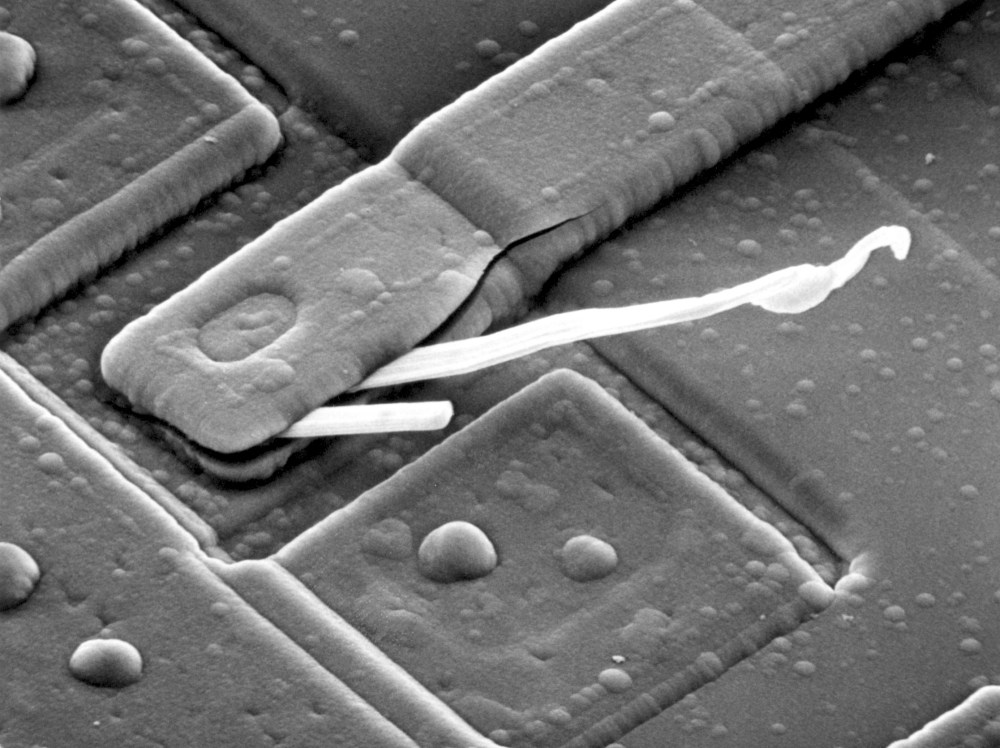
#> input picture immagini/Immagini/circuito.jpg, 1000 x 748 px, found by its file name
$ python esercizio_1.py
#> lines starting #> are read from the running program, lines starting #| are printed output that depends on the picture
"""
Spettro di ampiezza. Analizzate lo spettro di ampiezza di alcune immagini di test (circuito.jpg, impronta.tif, anelli.tif), siete in grado di legare il contenuto in frequenza con l’andamento spaziale dell’immagine?
"""

import numpy as np
import skimage.io as io
import skimage.util as ut
import matplotlib.pyplot as plt
import scipy.ndimage as ndi
path = 'C:\\Users\\rocco\\Documents\\università\\ESM\\laboratorio\\Immagini\\'

if __name__ == '__main__':
    im1 = path+'circuito.jpg'
    im2 = path+'impronta1.tif'
    im3 = path+'anelli.tif'

    x1 = np.float32(io.imread(im1)) # circuito
#> x1: shape (748, 1000) float32; min 0, max 255, mean 113.2
    x2 = np.float32(io.imread(im2)) # impronta
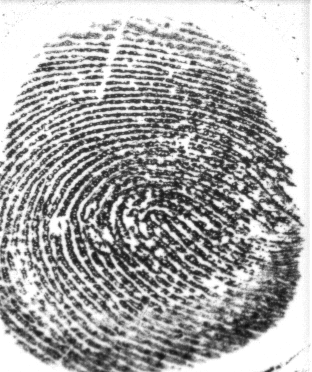
#> input picture immagini/Immagini/impronta1.tif, 312 x 372 px, found by its file name
#> x2: shape (372, 312) float32; min 15, max 255, mean 170.7
    x3 = np.float32(io.imread(im3)) # anelli
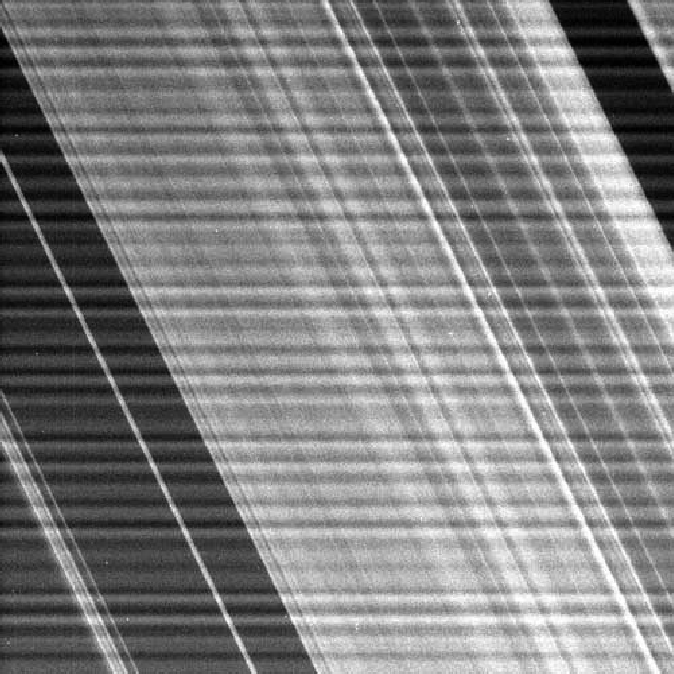
#> input picture immagini/Immagini/anelli.tif, 674 x 674 px, found by its file name
#> x3: shape (674, 674) float32; min 0, max 255, mean 127.9

    X1 = np.fft.fft2(x1)
    X2= np.fft.fft2(x2)
    X3 = np.fft.fft2(x3)

    plt.close('all')
    plt.figure(1)
    plt.imshow(x1, clim=[0,255], cmap='gray')
    plt.colorbar()
    plt.title('circuito.jpg')
    plt.figure(2)
    plt.imshow(x2, clim=[0,255], cmap='gray')
    plt.colorbar()
    plt.title('impronta.tif')
    plt.figure(3)
    plt.imshow(x3, clim=[0,255], cmap='gray')
    plt.colorbar()
    plt.title('anelli.tif')
    plt.figure(4)
    plt.imshow(np.log(1+np.abs(np.fft.fftshift(X1))), clim=None, cmap='jet', extent=(-0.5,0.5,0.5,-0.5))
    plt.title('fft(circuito)')
    plt.colorbar()
    plt.figure(5)
    plt.imshow(np.log(1+np.abs(np.fft.fftshift(X2))), clim=None, cmap='jet', extent=(-0.5,0.5,0.5,-0.5))
    plt.title('fft(impronta)')
    plt.colorbar()
    plt.figure(6)
    plt.imshow(np.log(1+np.abs(np.fft.fftshift(X1))), clim=None, cmap='jet', extent=(-0.5,0.5,0.5,-0.5))
    plt.title('fft(anelli)')
    plt.colorbar()
    plt.show()
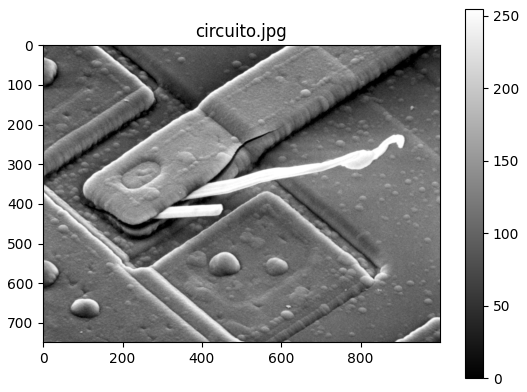
#> figure drawn by matplotlib, 2 panels
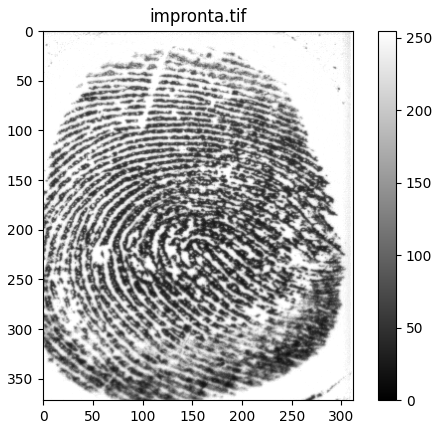
#> figure drawn by matplotlib, 2 panels
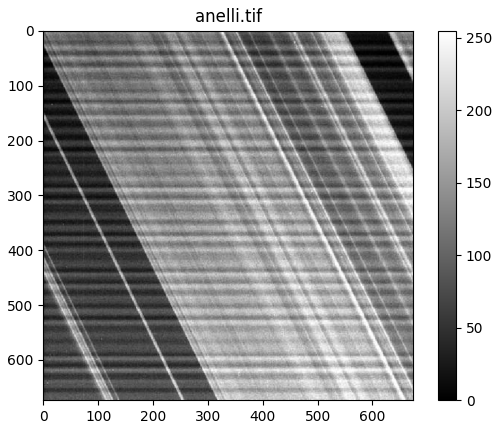
#> figure drawn by matplotlib, 2 panels
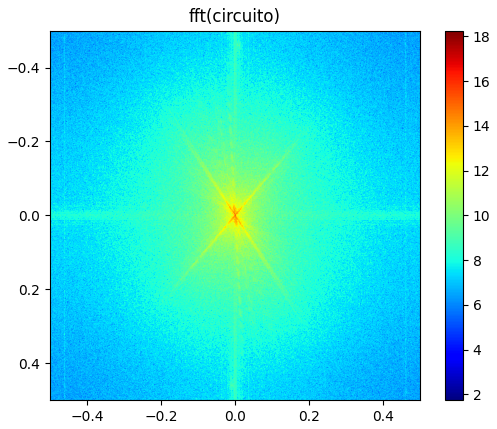
#> figure drawn by matplotlib, 2 panels
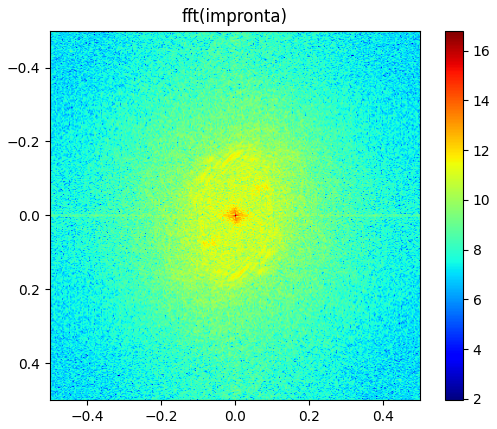
#> figure drawn by matplotlib, 2 panels
